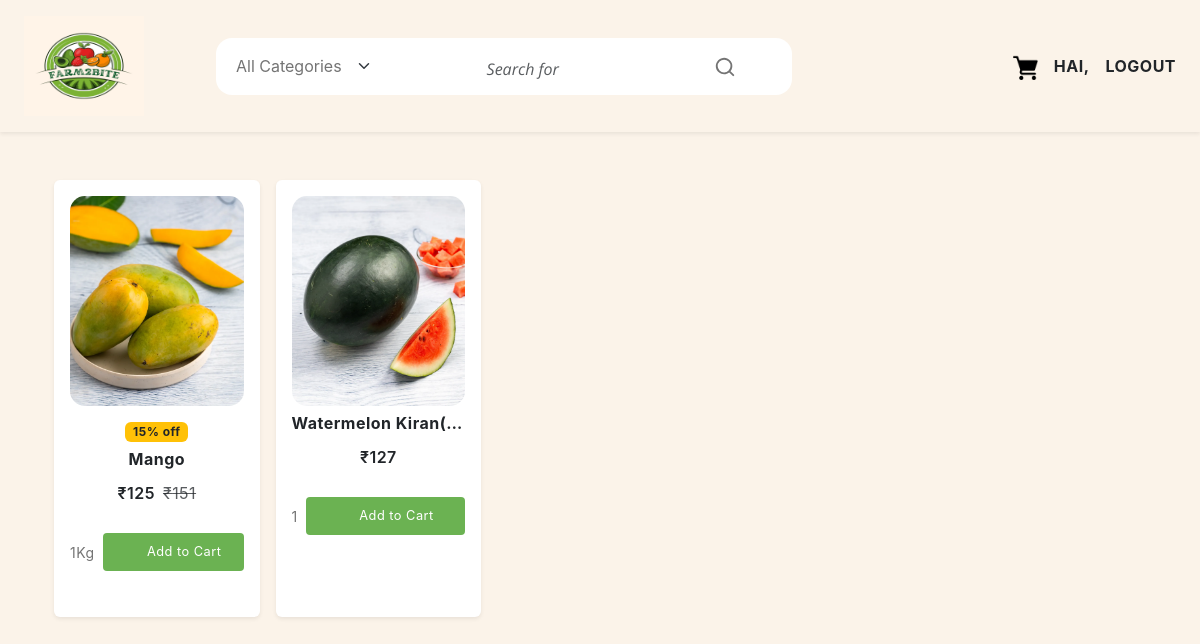
Before: /category/fruits/ (signed in) with the older database file.
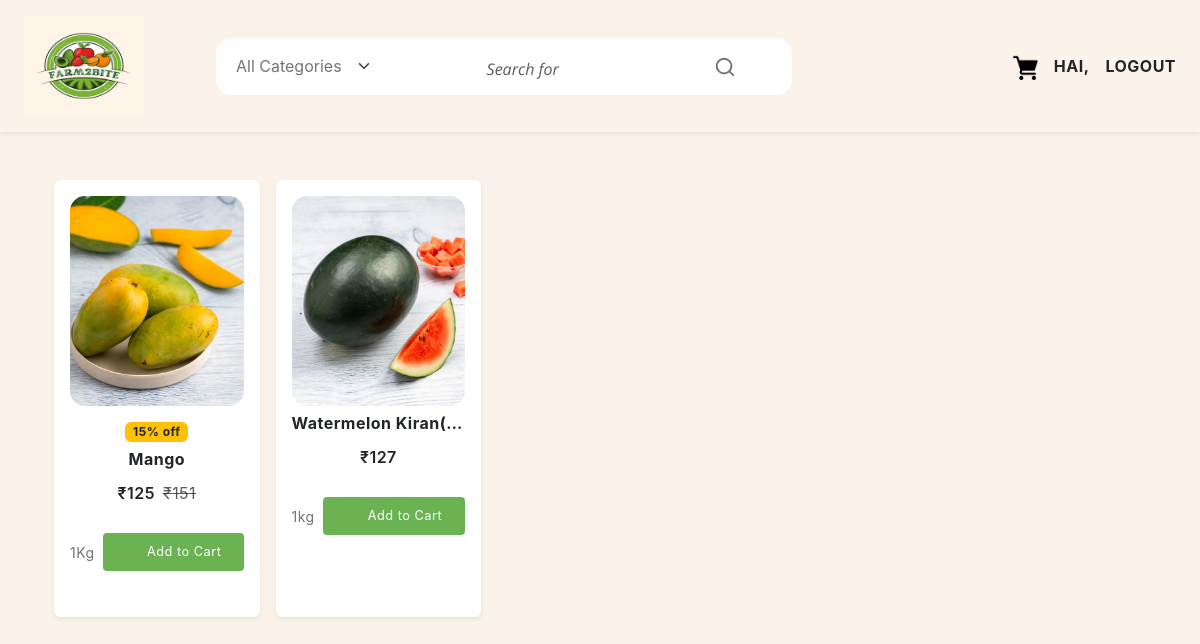
After: the same page with the newer database file.
### shop/models.py (models this page shows, shortened)
class Product(models.Model):
    name=models.CharField(max_length=250,unique=True)
    slug=models.SlugField(max_length=250,unique=True)
    image=models.ImageField(upload_to='products')
    description=models.TextField()
    stock=models.IntegerField()
    availability=models.BooleanField(default=True)
    offer=models.BooleanField(default=False)
    price=models.IntegerField()
    Category=models.ForeignKey(Category_list,on_delete=models.CASCADE)
    quantity=models.CharField(max_length=150,default=1)
    offer_price=models.IntegerField(default=10)
    actual_price=models.IntegerField(default=0)
    def get_url(self):
        return reverse('details',args=[self.Category.slug,self.slug])

### shop/views.py (the view)
# urls.py: path('category/<slug:c_slug>/', views.Category_lists, name='category_list'),
def Category_lists(request,c_slug=None):
    product=None
    if c_slug:
        c_page=get_object_or_404(Category_list,slug=c_slug)
        product=Product.objects.filter(Category=c_page,availability=True)
        return render(request,'Category_lists.html',{'product':product,'c_page':c_page})

### templates/Category_lists.html (shortened to what this page needs)
{% extends 'base.html' %}
{% load static %}
{% block content %}
<section class="pb-5">
  <div class="container-lg">
    <div class="row">
      <div class="col-md-12">
      </div>
    </div>
    <div class="row">
      <div class="col-md-12">
        <div class="row product-grid row-cols-1 row-cols-sm-2 row-cols-md-3 row-cols-lg-4 row-cols-xl-5 g-3">
          {% if product %}
            {% for i in product %}
            <div class="col">
              <div class="product-item text-center bg-white p-3 rounded shadow-sm h-100">
                <figure class="mb-2">
                  <a href="{{ i.get_url }}" title="{{ i.name }}">
                    <img
                      src="{{ i.image.url }}"
                      alt="Product Thumbnail"
                      class="img-fluid"
                      style="width: 100%; height: 220px; object-fit: cover; border-radius: 15px;"
                    />
                  </a>
                </figure>
                {% if i.offer %}
                <span class="badge bg-warning text-dark mb-2">
                  {{ i.offer_price }}% off
                </span>
                {% endif %}
                <h3 class="fs-6 fw-bold text-truncate">{{ i.name }}</h3>
                <div class="d-flex justify-content-center align-items-center gap-2">
                  <span class="text-dark fw-semibold">₹{{ i.price }}</span>
                  {% if i.offer %}
                  <span class="text-muted" style="text-decoration: line-through;">₹{{ i.actual_price }}</span>
                  {% endif %}
                </div>
                <div class="row g-2 mt-3 align-items-center">
                  <div class="col-auto">
                    <span class="small">{{ i.quantity }}</span>
                  </div>
                  <div class="col">
                    <a href="{% url 'addcart' i.id %}" class="btn btn-primary w-100 rounded-1 p-2 fs-7 btn-cart">
                      <svg width="18" height="18"><use xlink:href="#cart"></use></svg>
                      Add to Cart
                    </a>
                  </div>
                </div>
              </div>
            </div>
            {% endfor %}
          {% else %}
            <div class="col">
              <h4 class="text-center text-danger">Out of stock</h4>
            </div>
          {% endif %}
        </div>
      </div>
    </div>
  </div>
</section>
{% endblock %}

Changed rows visible on the page:
changed Product "Watermelon Kiran(…": quantity "1" → "1kg"
